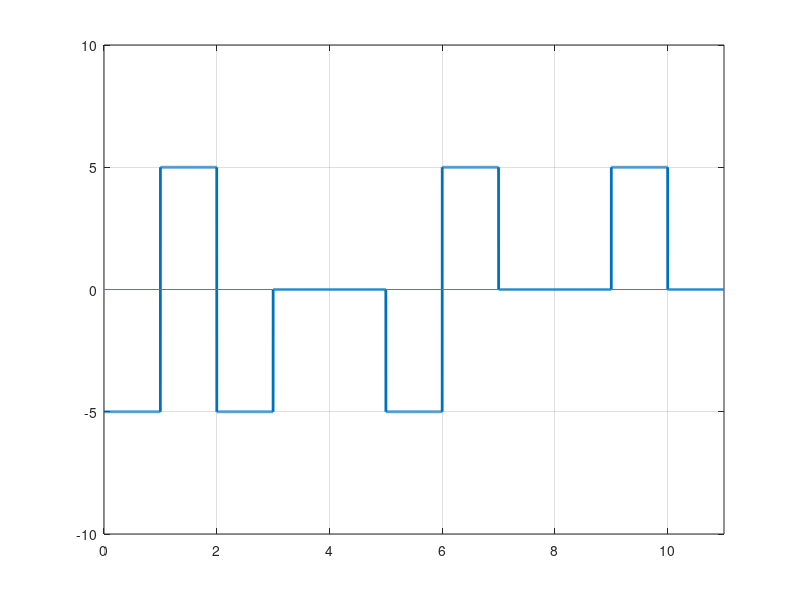

MATLAB code for this plot:
clc; #... Clear command line
clear all; #... Clear variables
close all; #... Clear figures

bits = [1 1 0 0 0 0 0 0 0 0 0];

#... Modulation
bitrate = 1;
voltage = 5;

sampling_rate = 1000;
sampling_time = 1/sampling_rate;

end_time = length(bits)/bitrate;
time = 0:sampling_time:end_time;

zero = 0; one = 0;
for i = 1:length(bits)
  if bits(i) == 0
    zero = zero+1;
  else
    zero = 0;
    one = one+1;
  endif
  if zero == 4
    bits(i) = -1; #previous signal state is +ve
    zero = 0;
    if rem(one, 2) == 0
      bits(i-3) = 1;
    endif
  endif
endfor

index = 1;
sign = -1;

for i = 1:length(time)
  modulation(i) = bits(index)*sign*voltage;
  if time(i)*bitrate >= index
    if bits(index) == 1
      sign = -sign;
    endif
    index = index+1;
  endif
endfor

plot(time, modulation, "LineWidth",2);
axis([0 end_time -voltage-5 voltage+5]);
line([0 end_time], [0 0]);
grid on;

#... Demodulation
index = 1;

for i = 1:length(modulation)
  demodulation(index) = modulation(i)/voltage;
  if time(i)*bitrate >= index
    index = index+1;
  endif
endfor

last = 0;
for i = 1:length(demodulation)
  if demodulation(i) != 0
    if last != 0 && demodulation(i) == last
      for j = -3:0
        demodulation(i+j) = 0;
      endfor
    endif
    last = demodulation(i);
  endif
endfor

demodulation = abs(demodulation);

disp(demodulation);
